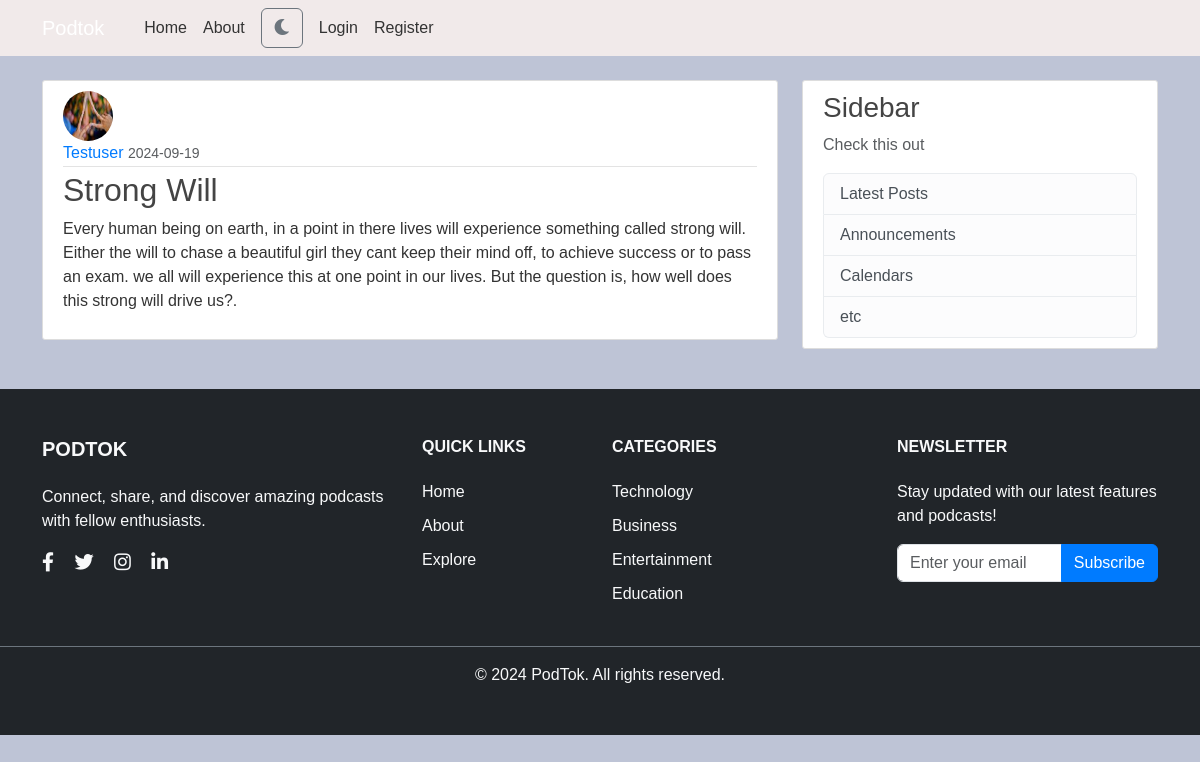
/post/1, run on the app's committed database.
### podtok/models.py (models this page shows, shortened)
class User(db.Model, UserMixin):
    id = db.Column(db.Integer, primary_key=True)
    username = db.Column(db.String(20), unique=True, nullable=False)
    email = db.Column(db.String(120), unique=True, nullable=False)
    image_file = db.Column(db.String(20), nullable=False, default='default.jpg')
    password = db.Column(db.String(60), nullable=False)
    bio = db.Column(db.Text)
    join_date = db.Column(db.DateTime, nullable=False, default=datetime.utcnow)
    dark_mode = db.Column(db.Boolean, default=False)
    profile_pic_privacy = db.Column(db.String(20), default='public')
    notification = db.Column(db.Boolean, default=False)
    email_notifications = db.Column(db.Boolean, default=True)
    push_notifications = db.Column(db.Boolean, default=True)
    phone_number = db.Column(db.String(15), nullable=True)
    posts = db.relationship('Post', backref='author', lazy=True)
    podcasts = db.relationship('Podcast', backref='creator', lazy=True)
    audios = db.relationship('Audio', backref='author', lazy=True)

class Post(db.Model):
    id = db.Column(db.Integer, primary_key=True)
    user_id = db.Column(db.Integer, db.ForeignKey('user.id'), nullable=False)
    title = db.Column(db.String(100), nullable=False)
    content = db.Column(db.Text, nullable=False)
    date_posted = db.Column(db.DateTime, nullable=False, default=datetime.utcnow)

### podtok/posts/routes.py (the view)
@posts.route("/post/<int:post_id>")
def post(post_id):
    post = Post.query.get_or_404(post_id)
    return render_template('post.html', title=post.title, post=post)

### podtok/templates/post.html (shortened to what this page needs)
{% extends "base.html" %}
{% block content %}
  <article class="media content-section">
    <img class="rounded-circle article-img" src="{{ url_for('static', filename='profile_pics/' + post.author.image_file) }}" alt="{{ post.author.username }}'s profile picture" style="width:50px;height:50px;border-radius:50%;">
    <div class="media-body">
      <div class="article-metadata">
        <a class="mr-2" href="{{ url_for('users.user_posts', username=post.author.username) }}">{{ post.author.username }}</a>
        <small class="text-muted">{{ post.date_posted.strftime('%Y-%m-%d') }}</small>
      </div>
      <h2 class="article-title">{{ post.title }}</h2>
      <p class="article-content">{{ post.content }}</p>
    </div>
  </article>
{% endblock content %}

### podtok/static/main.css (style rules this page uses)
body { background: var(--background-color); color: var(--text-color); margin-top: 5rem; font-family: Arial, sans-serif; }
h1, h2, h3, h4, h5, h6 { color: var(--heading-color); }
a { color: var(--link-color); text-decoration: none; }
:root { --background-color: #bec4d6; --text-color: #333333; --heading-color: #444444; --link-color: #007bff; --link-hover-color: #0056b3; --card-background: #ffffff; --footer-background: #f8f9fa; }
.content-section { background: var(--card-background); padding: 10px 20px; border: 1px solid #dddddd; border-radius: 3px; margin-bottom: 20px; }
.article-title { color: var(--heading-color); }
.article-content { white-space: pre-line; }
.article-img { height: 65px; width: 65px; margin-right: 16px; }
.rounded-circle { border-radius: 50% !important; }
.article-metadata { padding-bottom: 1px; margin-bottom: 4px; border-bottom: 1px solid #e3e3e3; }

### data on the page
User: image_file (picture), author.username "Testuser"
Post: date_posted "2024-09-19", title "Strong Will", content "Every human being on earth, in a point in there lives will experience something called strong will. Either the will to chase a beautiful girl they cant keep their mind off, to achieve success or to pass an exam. we all will experience this at one point in our lives. But the question is, how well does this strong will drive us?."
